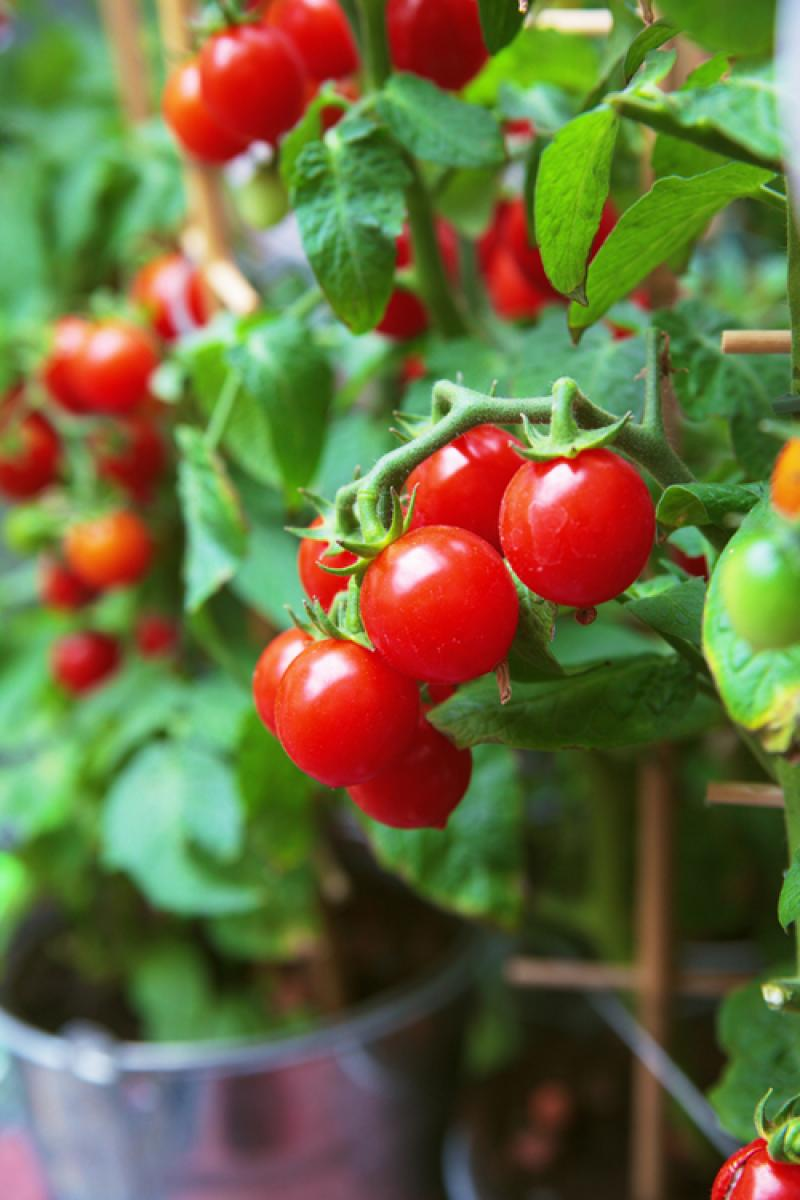
#> input picture RedTmato.jpg, 800 x 1200 px, given in place of the camera
$ jupyter execute color_detect.ipynb
#> lines starting #> are read from the running program, lines starting #| are printed output that depends on the picture; after the words box and inside, x2 and y2 are one past the last pixel; in counts of white or black regions, pixels touching at a corner belong together
[cell 1]
import cv2
import numpy as np
import matplotlib.pyplot as plt

[cell 2]
import cv2
import numpy as np
import matplotlib.pyplot as plt

#img = cv2.imread('Dot_color.png')
cam = cv2.VideoCapture(0)

def nothing(x):
    pass

cv2.namedWindow('Lower_frame',0)
cv2.resizeWindow('Lower_frame', 640,480)
cv2.namedWindow('Upper_frame',0)
cv2.resizeWindow('Upper_frame', 640,480)

cv2.createTrackbar('Lower_H','Lower_frame',89,179,nothing)
cv2.createTrackbar('Lower_S','Lower_frame',127,255,nothing)
cv2.createTrackbar('Lower_V','Lower_frame',127,255,nothing)

cv2.createTrackbar('Uper_H','Upper_frame',89,179,nothing)
cv2.createTrackbar('Uper_S','Upper_frame',127,255,nothing)
cv2.createTrackbar('Uper_V','Upper_frame',127,255,nothing)


lower_hsv = np.zeros((255,500,3), np.uint8)
upper_hsv = np.zeros((255,500,3), np.uint8)

#rgb = np.zeros((255,500,3), np.uint8)
#define kernel size
kernel = np.ones((7,7),np.uint8)

objDect = []

while 1:
    #frame = img.copy()
    ret, frame = cam.read()
#> frame is the input picture: shape (1200, 800, 3); mean B, G, R 63.3, 108.1, 106.6
    frame = frame[60:340,230:620]
#> frame: shape (280, 390, 3)
    hsv = cv2.cvtColor(frame, cv2.COLOR_BGR2HSV)
#> hsv: shape (280, 390, 3); mean H, S, V 46, 167.9, 148.3

    lower_h = cv2.getTrackbarPos('Lower_H','Lower_frame')
    lower_s = cv2.getTrackbarPos('Lower_S','Lower_frame')
    lower_v = cv2.getTrackbarPos('Lower_V','Lower_frame')

    upper_h = cv2.getTrackbarPos('Uper_H','Upper_frame')
    upper_s = cv2.getTrackbarPos('Uper_S','Upper_frame')
    upper_v = cv2.getTrackbarPos('Uper_V','Upper_frame')

    lower_hsv[:] = (lower_h,lower_s,lower_v)
    upper_hsv[:] = (upper_h,upper_s,upper_v)

    # lower bound and upper bound for color
    lower_bound = np.array([lower_h, lower_s, lower_v])
    upper_bound = np.array([upper_h, upper_s, upper_v])

    lower_bgr = cv2.cvtColor(lower_hsv, cv2.COLOR_HSV2BGR)
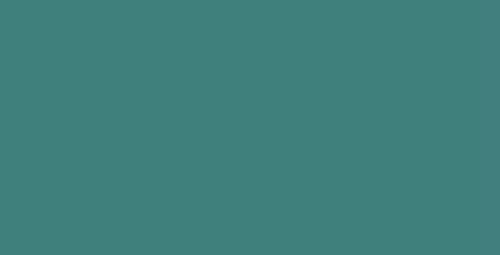
#> lower_bgr: shape (255, 500, 3); mean B, G, R 124, 127, 63
    upper_bgr = cv2.cvtColor(upper_hsv, cv2.COLOR_HSV2BGR)

    cv2.imshow('Lower_frame', lower_bgr)
    cv2.imshow('Upper_frame', upper_bgr)

    #*********************************************************************************#
    # Red color
    red_lower_bound = np.array([127, 156, 127])
    red_upper_bound = np.array([179, 255, 255])
    # green color
    green_lower_bound = np.array([43, 46, 63])
    green_upper_bound = np.array([71, 255, 255])
    # blue color
    blue_lower_bound = np.array([90, 195, 97])
    blue_upper_bound = np.array([129, 255, 255])

    #*********************************************************************************#

    # find the colors within the boundaries
    mask = cv2.inRange(hsv, lower_bound, upper_bound)
#> mask: shape (280, 390); every value is 0

    # Remove unnecessary noise from mask

    mask = cv2.morphologyEx(mask, cv2.MORPH_CLOSE, kernel)
    mask = cv2.morphologyEx(mask, cv2.MORPH_OPEN, kernel)

    # Segment only the detected region
    segmented_img = cv2.bitwise_and(frame, frame, mask=mask)
#> segmented_img: shape (280, 390, 3); every value is 0

    # Find contours from the mask
    contours, hierarchy = cv2.findContours(mask.copy(), cv2.RETR_EXTERNAL, cv2.CHAIN_APPROX_SIMPLE)
#> contours = []

    # Draw contour on segmented image
    output1 = cv2.drawContours(segmented_img, contours, -1, (0, 0, 255), 3)

    # Draw contour on original image
    #output2 = cv2.drawContours(frame, contours, -1, (0, 0, 0), 3)

    objDect.clear()

    for cnt in contours:
        try:
            #bound_area = max(contours, key=cv2.contourArea)
            bound_area = cv2.contourArea(cnt)

            if bound_area > 100:
                (x,y,w,h) = cv2.boundingRect(cnt)

                cv2.rectangle(frame,(x,y),(x+w, y+h),(0,255,0),5)
                cv2.putText(frame,'RED',(x-20,y),cv2.FONT_HERSHEY_COMPLEX,0.6,(0,0,255),2)
                objDect.append([x,y,w,h])

            #obj = frame[y:y+h,x:x+w]
            #cv2.namedWindow('OBJ',0)
            #cv2.imshow('OBJ',obj)

        except:
            pass
#> this loop made 0 passes
#> after the loop, objDect = []

    cv2.putText(frame,'Detect '+str(len(objDect))+' OBJ',(20,30),cv2.FONT_HERSHEY_COMPLEX,0.8,(255,0,0),2)
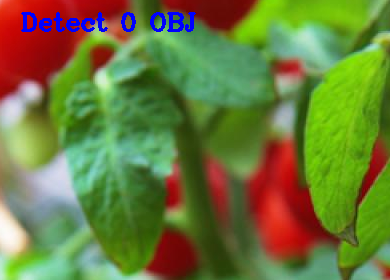
#> frame: shape (280, 390, 3); mean B, G, R 60, 121.7, 107.9
    # Showing the output
    cv2.namedWindow('Camera',0)
    cv2.resizeWindow('Camera', 640,480)
    cv2.imshow("Camera", frame)

    cv2.namedWindow('Output1',0)
    cv2.resizeWindow('Output1', 640,480)
    cv2.imshow("Output1", output1)
    #cv2.imshow("Output2", output2)


    k = cv2.waitKey(1)
#> (key Esc is pressed here)
    if k == 27:
        break

cam.release()
cv2.destroyAllWindows()

[cell 3]
cam.release()
cv2.destroyAllWindows()

[cell 4]
import matplotlib.pyplot as plt

plt.imshow(frame)

[cell 5]
import cv2
import random
import numpy as np
import matplotlib.pyplot as plt

#img = cv2.imread('Dot_color.png')
cam = cv2.VideoCapture(0)

#define kernel size
kernel = np.ones((7,7),np.uint8)

#*********************************************************************************#
# Red color
red_lower_bound = np.array([0, 115, 111])
red_upper_bound = np.array([6, 255, 255])
#red_lower_bound = np.array([127, 156, 127])
#red_upper_bound = np.array([179, 255, 255])
# green color
green_lower_bound = np.array([43, 46, 63])
green_upper_bound = np.array([71, 255, 255])
# blue color
blue_lower_bound = np.array([90, 160, 97])
blue_upper_bound = np.array([129, 255, 255])
 #*********************************************************************************#

lower_bound = {'red':red_lower_bound, 'green':green_lower_bound, 'blue':blue_lower_bound}
upper_bound = {'red':red_upper_bound, 'green':green_upper_bound, 'blue':blue_upper_bound}

#lower_bound = {'red':red_lower_bound, 'green':green_lower_bound}
#upper_bound = {'red':red_upper_bound, 'green':green_upper_bound}

red_Obj = []
green_Obj = []
blue_Obj = []

#COLORS = np.random.uniform(0,255, size=(len(lower_bound), 3))

while 1:
    #frame = img.copy()
    ret, frame = cam.read()
    frame = frame[60:340,230:620]
    frame = cv2.resize(frame,(640,480),fx=0,fy=0, interpolation = cv2.INTER_CUBIC)
#> frame: shape (480, 640, 3)

    hsv = cv2.cvtColor(frame, cv2.COLOR_BGR2HSV)
#> hsv: shape (480, 640, 3); mean H, S, V 46, 167.9, 148.3

    red_Obj.clear()
    green_Obj.clear()
    blue_Obj.clear()

    for cl in upper_bound:
        # find the colors within the boundaries
        mask = cv2.inRange(hsv, lower_bound[cl], upper_bound[cl])

        # Remove unnecessary noise from mask
        mask = cv2.morphologyEx(mask, cv2.MORPH_CLOSE, kernel)
        mask = cv2.morphologyEx(mask, cv2.MORPH_OPEN, kernel)

        # Segment only the detected region
        segmented_img = cv2.bitwise_and(frame, frame, mask=mask)

        # Find contours from the mask
        contours, hierarchy = cv2.findContours(mask.copy(), cv2.RETR_EXTERNAL, cv2.CHAIN_APPROX_SIMPLE)

        # Draw contour on segmented image
        #output1 = cv2.drawContours(segmented_img, contours, -1, (0, 0, 255), 3)

        # Draw contour on original image
        #output2 = cv2.drawContours(frame, contours, -1, (0, 0, 0), 3)

        for cnt in contours:
            #bound_area = max(contours, key=cv2.contourArea)
            bound_area = cv2.contourArea(cnt)

            alpha = 0.7
            detect_overlay = frame.copy()

            if bound_area > 150:
                (x,y,w,h) = cv2.boundingRect(cnt)

                #rect_color = (0,255,255)

                if cl == 'red':
                    text_color = 'RED'
                    color = (0,0,255)
                    rect_color = (0,0,255)
                    red_Obj.append([x,y,w,h])

                if cl == 'green':
                    text_color = 'GREEN'
                    color = (0,255,0)
                    rect_color = (0,255,0)
                    green_Obj.append([x,y,w,h])


                if cl == 'blue':
                    text_color = 'BLUE'
                    color = (255,0,0)
                    rect_color = (255,0,0)
                    blue_Obj.append([x,y,w,h])

                if y-30 <= 0:
                    cv2.rectangle(detect_overlay, (x,y+30), (x+w, y), rect_color, -1)
                    cv2.rectangle(frame, (x,y+30), (x+w, y), rect_color, 3)

                else:
                    cv2.rectangle(detect_overlay, (x,y-30), (x+w, y), rect_color, -1)
                    cv2.rectangle(frame, (x,y-30), (x+w, y), rect_color, 3)

                cv2.addWeighted(detect_overlay, alpha, frame, 1 - alpha,0, frame)
                cv2.rectangle(frame,(x,y),(x+w, y+h),rect_color,3)

                centerX = int((x+(x+w))/2)
                centerY = int((y+(y+h))/2)

                if y-30 <= 0:
                    cv2.putText(frame,text_color+' ('+str(centerX)+','+str(centerY)+')',(x+5,y+20),cv2.FONT_HERSHEY_COMPLEX,0.5,(255,255,255,2))
                else:
                    cv2.putText(frame,text_color+' ('+str(centerX)+','+str(centerY)+')',(x+5,y-10),cv2.FONT_HERSHEY_COMPLEX,0.5,(255,255,255,2))
#> this loop made 3 passes
#> pass 1, `mask = cv2.inRange(hsv, lower_bound[cl], upper_bound[cl])`:
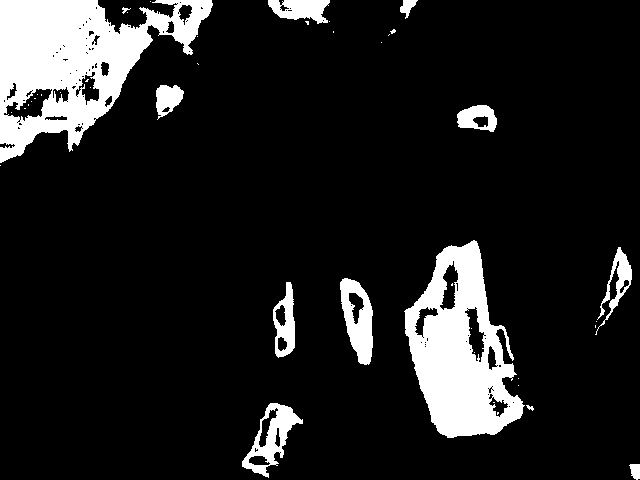
#> mask: shape (480, 640); 12.3% white; 43 white regions (30 under 20 px), largest, box (x1, y1, x2, y2) and area: (0, 0, 213, 163) 16982, (404, 240, 525, 438) 13079, (340, 278, 373, 365) 1709
#> pass 1, `segmented_img = cv2.bitwise_and(frame, frame, mask=mask)`:
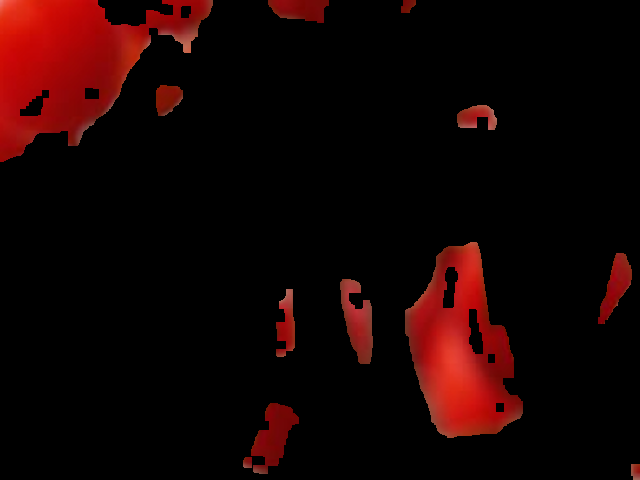
#> segmented_img: shape (480, 640, 3); mean B, G, R 2.3, 3, 21.7
#> after the loop: detect_overlay: shape (480, 640, 3); mean H, S, V 53.6, 133.1, 107.2
#> after the loop, blue_Obj = []; green_Obj = [[318, 282, 322, 198], [0, 215, 28, 29], [153, 43, 12, 27], [0, 0, 640, 480]]; red_Obj = [[251, 403, 48, 71], [276, 289, 19, 68], [340, 279, 33, 85], [598, 253, 34, 71], [405, 242, 118, 196], [457, 105, 40, 25], [156, 85, 27, 31], [268, 0, 61, 23], [0, 0, 213, 162]]

    #### overlay space
    overlay_x,overlay_y,overlay_w,overlay_h = 530,180,110,110
    overlay = frame.copy()
    overlay2 = frame.copy()

    cv2.rectangle(overlay, (overlay_x, overlay_y), (overlay_x + overlay_w, overlay_y + overlay_h), (255,255,255), -1)
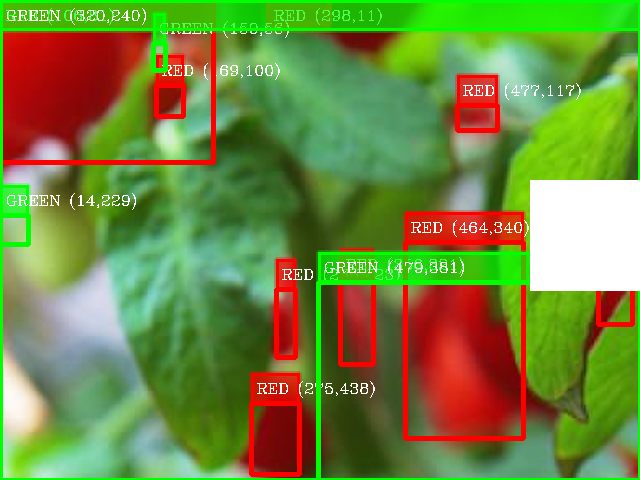
#> overlay: shape (480, 640, 3); mean B, G, R 63.3, 136.2, 113.8
    cv2.rectangle(overlay2, (1, 2), (250, 50), (0,0,0), -1)
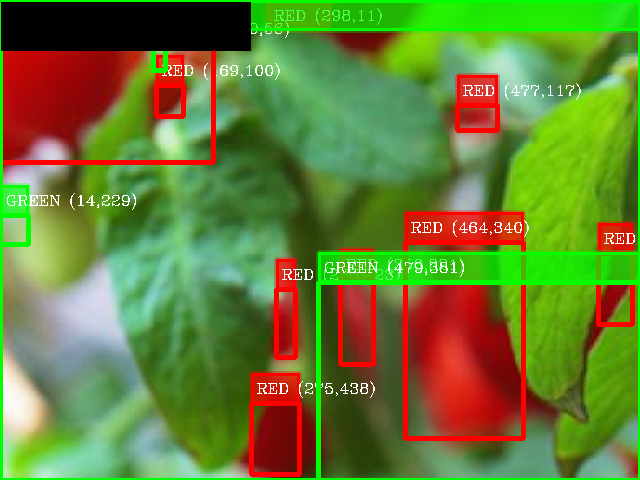
#> overlay2: shape (480, 640, 3); mean B, G, R 52.6, 127.1, 103.1

    #### apply the overlay
    cv2.addWeighted(overlay, alpha, frame, 0, 0, frame)
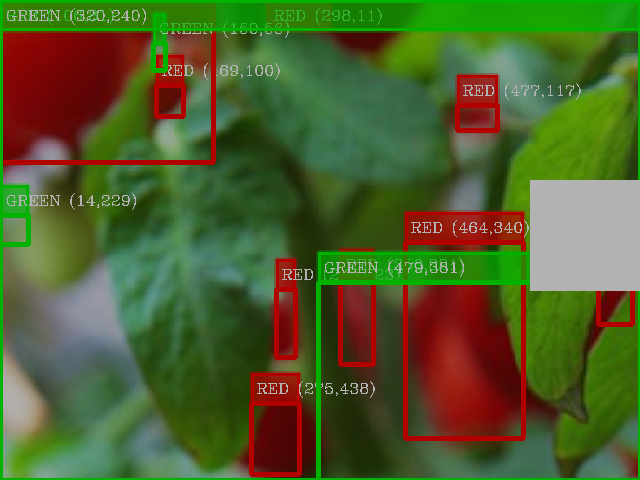
#> frame: shape (480, 640, 3); mean B, G, R 44.3, 95.3, 79.6
    cv2.addWeighted(overlay2, alpha, frame, 0.7, 0, frame)
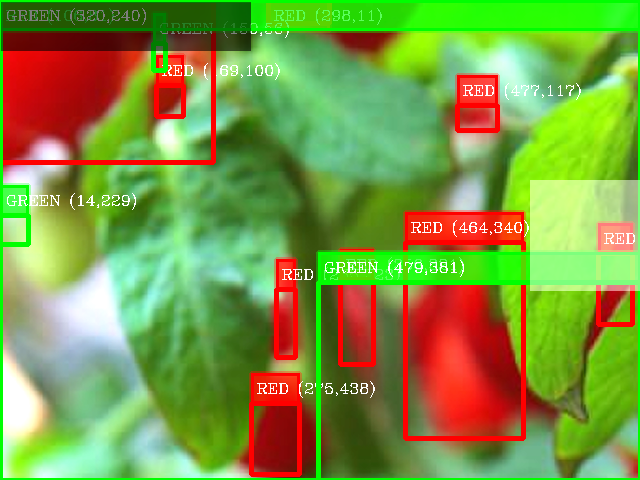
#> frame: shape (480, 640, 3); mean B, G, R 67.2, 152.4, 125.5

    totalObj = len(red_Obj)+len(green_Obj)+len(blue_Obj)
#> totalObj = 13

    cv2.putText(frame,'Red',(540,210),cv2.FONT_HERSHEY_COMPLEX,0.6,(0,0,255),2)
    cv2.putText(frame,'Green',(540,240),cv2.FONT_HERSHEY_COMPLEX,0.6,(20,255,0),2)
    cv2.putText(frame,'Blue',(540,270),cv2.FONT_HERSHEY_COMPLEX,0.6,(255,0,0),2)

    cv2.putText(frame,str(len(red_Obj)),(610,210),cv2.FONT_HERSHEY_COMPLEX,0.6,(0,0,255),2)
    cv2.putText(frame,str(len(green_Obj)),(610,240),cv2.FONT_HERSHEY_COMPLEX,0.6,(20,255,0),2)
#> frame: shape (480, 640, 3); mean B, G, R 67, 151.7, 125
    cv2.putText(frame,str(len(blue_Obj)),(610,270),cv2.FONT_HERSHEY_COMPLEX,0.6,(255,0,0),2)
#> frame: shape (480, 640, 3); mean B, G, R 67, 151.6, 124.9

    cv2.putText(frame,'Detect '+str(totalObj)+' OBJ',(20,30),cv2.FONT_HERSHEY_COMPLEX,0.8,(255,0,0),2)
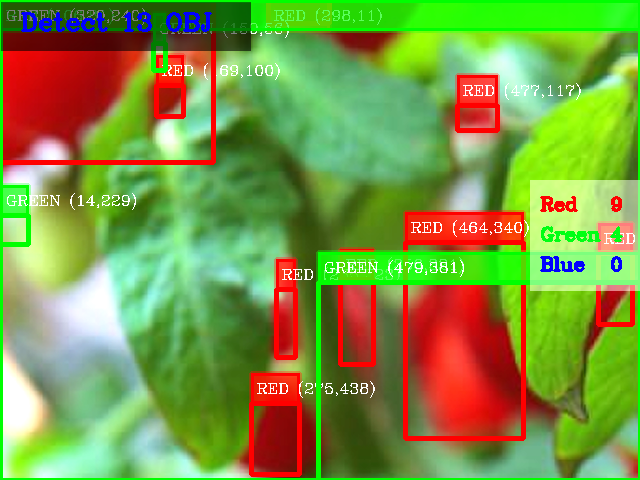
#> frame: shape (480, 640, 3); mean B, G, R 68.2, 151.1, 124.7

    # Showing the output
    cv2.namedWindow('Camera',0)
    cv2.resizeWindow('Camera', 640,480)
    cv2.imshow("Camera", frame)

    # [4 lines of commented-out code are left out]

    k = cv2.waitKey(1)
#> (key Esc is pressed here)
    if k == 27:
        break

cam.release()
cv2.destroyAllWindows()

[cell 6]
import cv2
import random
import numpy as np
import matplotlib.pyplot as plt

#img = cv2.imread('Dot_color.png')
cam = cv2.VideoCapture(0)

#define kernel size
kernel = np.ones((7,7),np.uint8)

#*********************************************************************************#
# Red color
red_lower_bound = np.array([0, 115, 111])
red_upper_bound = np.array([6, 255, 255])
#red_lower_bound = np.array([127, 156, 127])
#red_upper_bound = np.array([179, 255, 255])
# green color
green_lower_bound = np.array([43, 46, 63])
green_upper_bound = np.array([71, 255, 255])
# blue color
blue_lower_bound = np.array([90, 160, 97])
blue_upper_bound = np.array([129, 255, 255])
 #*********************************************************************************#

lower_bound = {'red':red_lower_bound, 'green':green_lower_bound, 'blue':blue_lower_bound}
upper_bound = {'red':red_upper_bound, 'green':green_upper_bound, 'blue':blue_upper_bound}

#lower_bound = {'red':red_lower_bound, 'green':green_lower_bound}
#upper_bound = {'red':red_upper_bound, 'green':green_upper_bound}

red_Obj = []
green_Obj = []
blue_Obj = []

#COLORS = np.random.uniform(0,255, size=(len(lower_bound), 3))

while 1:
    #frame = img.copy()
    ret, frame = cam.read()
    frame = frame[60:340,230:620]
    frame = cv2.resize(frame,(640,480),fx=0,fy=0, interpolation = cv2.INTER_CUBIC)

    hsv = cv2.cvtColor(frame, cv2.COLOR_BGR2HSV)

    red_Obj.clear()
    green_Obj.clear()
    blue_Obj.clear()

    for cl in upper_bound:
        # find the colors within the boundaries
        mask = cv2.inRange(hsv, lower_bound[cl], upper_bound[cl])

        # Remove unnecessary noise from mask
        mask = cv2.morphologyEx(mask, cv2.MORPH_CLOSE, kernel)
        mask = cv2.morphologyEx(mask, cv2.MORPH_OPEN, kernel)

        # Segment only the detected region
        segmented_img = cv2.bitwise_and(frame, frame, mask=mask)

        # Find contours from the mask
        contours, hierarchy = cv2.findContours(mask.copy(), cv2.RETR_EXTERNAL, cv2.CHAIN_APPROX_SIMPLE)

        # Draw contour on segmented image
        #output1 = cv2.drawContours(segmented_img, contours, -1, (0, 0, 255), 3)

        # Draw contour on original image
        #output2 = cv2.drawContours(frame, contours, -1, (0, 0, 0), 3)

        for cnt in contours:
            #bound_area = max(contours, key=cv2.contourArea)
            bound_area = cv2.contourArea(cnt)

            alpha = 0.7
            detect_overlay = frame.copy()

            if bound_area > 150:
                (x,y,w,h) = cv2.boundingRect(cnt)

                #rect_color = (0,255,255)

                if cl == 'red':
                    text_color = 'RED'
                    color = (0,0,255)
                    rect_color = (0,0,255)
                    red_Obj.append([x,y,w,h])

                if cl == 'green':
                    text_color = 'GREEN'
                    color = (0,255,0)
                    rect_color = (0,255,0)
                    green_Obj.append([x,y,w,h])


                if cl == 'blue':
                    text_color = 'BLUE'
                    color = (255,0,0)
                    rect_color = (255,0,0)
                    blue_Obj.append([x,y,w,h])

                if y-30 <= 0:
                    cv2.rectangle(detect_overlay, (x,y+30), (x+w, y), rect_color, -1)
                    cv2.rectangle(frame, (x,y+30), (x+w, y), rect_color, 3)

                else:
                    cv2.rectangle(detect_overlay, (x,y-30), (x+w, y), rect_color, -1)
                    cv2.rectangle(frame, (x,y-30), (x+w, y), rect_color, 3)

                cv2.addWeighted(detect_overlay, alpha, frame, 1 - alpha,0, frame)
                cv2.rectangle(frame,(x,y),(x+w, y+h),rect_color,3)

                centerX = int((x+(x+w))/2)
                centerY = int((y+(y+h))/2)

                if y-30 <= 0:
                    cv2.putText(frame,text_color+' ('+str(centerX)+','+str(centerY)+')',(x+5,y+20),cv2.FONT_HERSHEY_COMPLEX,0.5,(255,255,255,2))
                else:
                    cv2.putText(frame,text_color+' ('+str(centerX)+','+str(centerY)+')',(x+5,y-10),cv2.FONT_HERSHEY_COMPLEX,0.5,(255,255,255,2))
#> this loop made 3 passes
#> pass 2, `segmented_img = cv2.bitwise_and(frame, frame, mask=mask)`:
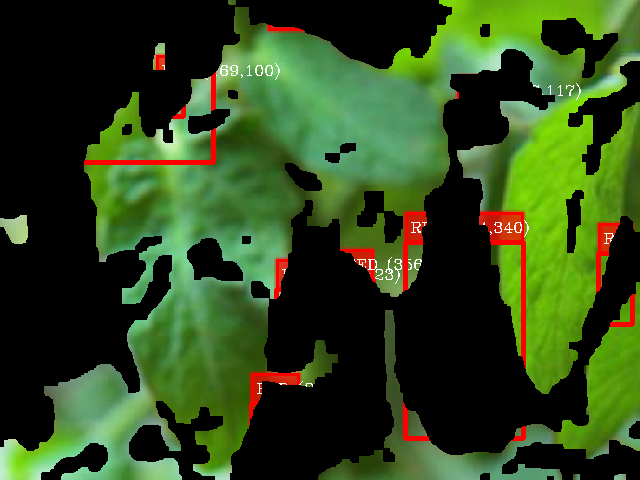
#> segmented_img: shape (480, 640, 3); mean B, G, R 27.8, 72.3, 48.5

    #### overlay space
    overlay_x,overlay_y,overlay_w,overlay_h = 530,180,110,110
    overlay = frame.copy()
    overlay2 = frame.copy()

    cv2.rectangle(overlay, (overlay_x, overlay_y), (overlay_x + overlay_w, overlay_y + overlay_h), (255,255,255), -1)
    cv2.rectangle(overlay2, (1, 2), (250, 50), (0,0,0), -1)

    #### apply the overlay
    cv2.addWeighted(overlay, alpha, frame, 0, 0, frame)
    cv2.addWeighted(overlay2, alpha, frame, 0.7, 0, frame)

    totalObj = len(red_Obj)+len(green_Obj)+len(blue_Obj)

    cv2.putText(frame,'Red',(540,210),cv2.FONT_HERSHEY_COMPLEX,0.6,(0,0,255),2)
    cv2.putText(frame,'Green',(540,240),cv2.FONT_HERSHEY_COMPLEX,0.6,(20,255,0),2)
    cv2.putText(frame,'Blue',(540,270),cv2.FONT_HERSHEY_COMPLEX,0.6,(255,0,0),2)

    cv2.putText(frame,str(len(red_Obj)),(610,210),cv2.FONT_HERSHEY_COMPLEX,0.6,(0,0,255),2)
    cv2.putText(frame,str(len(green_Obj)),(610,240),cv2.FONT_HERSHEY_COMPLEX,0.6,(20,255,0),2)
    cv2.putText(frame,str(len(blue_Obj)),(610,270),cv2.FONT_HERSHEY_COMPLEX,0.6,(255,0,0),2)

    cv2.putText(frame,'Detect '+str(totalObj)+' OBJ',(20,30),cv2.FONT_HERSHEY_COMPLEX,0.8,(255,0,0),2)

    # Showing the output
    cv2.namedWindow('Camera',0)
    cv2.resizeWindow('Camera', 640,480)
    cv2.imshow("Camera", frame)

    # [4 lines of commented-out code are left out]

    k = cv2.waitKey(1)
#> (key Esc is pressed here)
    if k == 27:
        break

cam.release()
cv2.destroyAllWindows()
